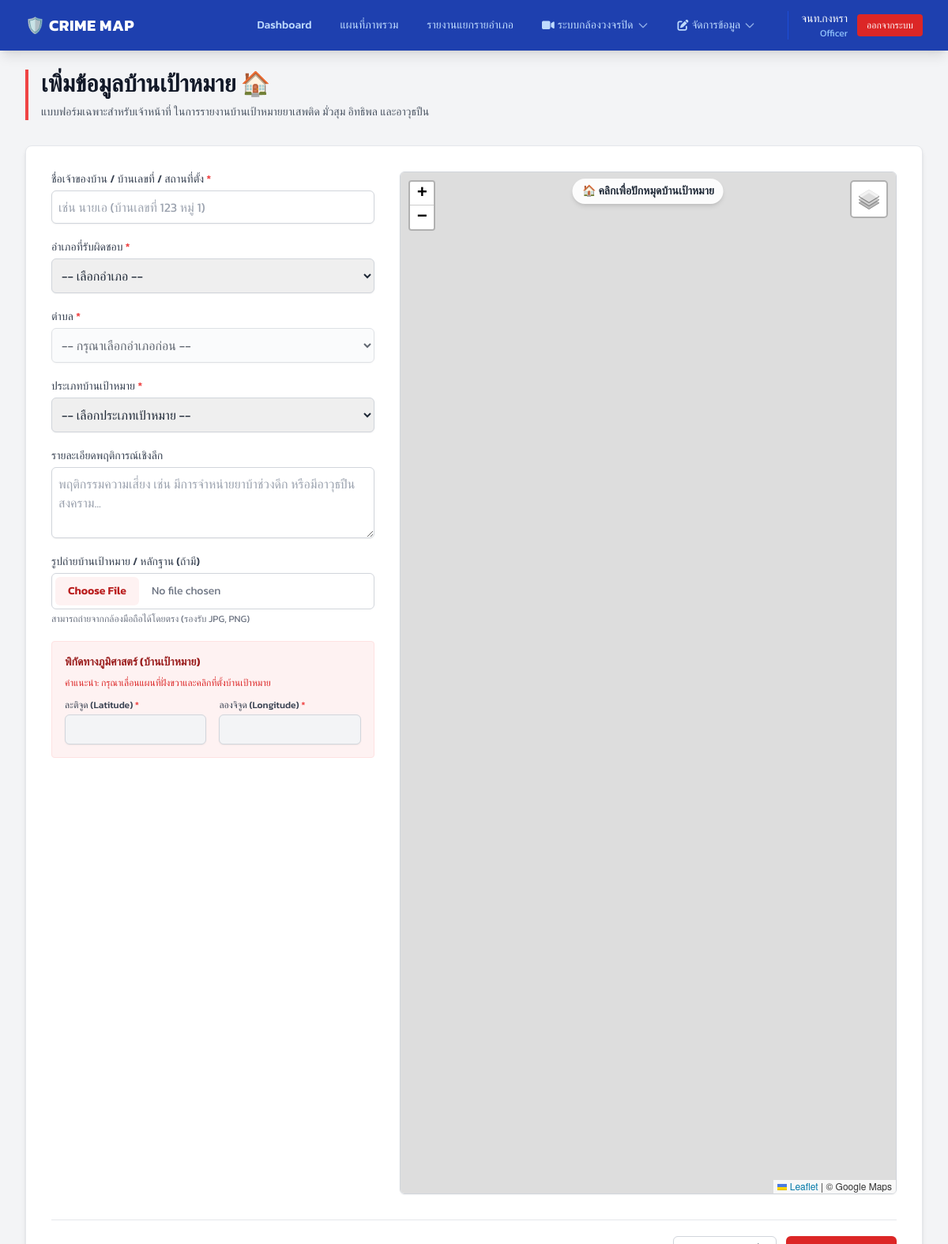
/add_target.php (signed in), run on the app's committed database.
### tables this page shows
CREATE TABLE `menus` (
  `id` int NOT NULL AUTO_INCREMENT,
  `menu_type` enum('frontend','backend') NOT NULL DEFAULT 'backend',
  `title` varchar(100) NOT NULL,
  `url` varchar(255) DEFAULT '#',
  `icon` varchar(100) DEFAULT NULL COMMENT 'FontAwesome class e.g. fas fa-home',
  `css_class` varchar(255) DEFAULT NULL COMMENT 'Custom CSS classes for buttons',
  `parent_id` int DEFAULT NULL,
  `order_num` int DEFAULT '0',
  `allowed_roles` TEXT DEFAULT NULL COMMENT 'JSON array of allowed role_ids, NULL means all',
  `is_active` tinyint(1) DEFAULT '1',
  PRIMARY KEY (`id`),
  KEY `parent_id` (`parent_id`),
  CONSTRAINT `menus_ibfk_1` FOREIGN KEY (`parent_id`) REFERENCES `menus` (`id`) ON DELETE CASCADE
);

### auth.php (called while the page is built, shortened)
<?php
$user_name = $_SESSION['user_name'];
$user_role_name = $_SESSION['role_name'];
?>

### add_target.php (the view, shortened to what this page needs)
<?php
require_once 'auth.php';
require_once 'db_config.php';
?>
<!DOCTYPE html>
<html lang="th">
<head>
    <script src="https://cdn.tailwindcss.com"></script>
    <link rel="stylesheet" href="https://unpkg.com/leaflet@1.9.4/dist/leaflet.css"/>
    <link rel="stylesheet" href="https://unpkg.com/leaflet-control-geocoder/dist/Control.Geocoder.css" />
</head>
<body class="bg-gray-100 text-gray-800">
    <?php include 'navbar.php'; ?>
    <div class="w-full mx-auto py-6 px-4 sm:px-6 lg:px-8">
        <div class="mb-8 border-l-4 border-red-500 pl-4">
            <h1 class="text-3xl font-bold text-gray-900">เพิ่มข้อมูลบ้านเป้าหมาย 🏠</h1>
            <p class="mt-2 text-sm text-gray-600">แบบฟอร์มเฉพาะสำหรับเจ้าหน้าที่ ในการรายงานบ้านเป้าหมายยาเสพติด มั่วสุม อิทธิพล และอาวุธปืน</p>
        </div>
        <form action="save_target.php" method="POST" enctype="multipart/form-data" id="locationForm" class="bg-white p-6 md:p-8 rounded-lg shadow-md border border-gray-200">
            <div class="grid grid-cols-1 lg:grid-cols-5 gap-8">
                <div class="space-y-5 lg:col-span-2">
                    <div>
                        <label for="house_name" class="block text-sm font-medium text-gray-700">ชื่อเจ้าของบ้าน / บ้านเลขที่ / สถานที่ตั้ง <span class="text-red-500">*</span></label>
                        <input type="text" id="house_name" name="house_name" required placeholder="เช่น นายเอ (บ้านเลขที่ 123 หมู่ 1)"
                            class="mt-1 block w-full rounded-md border-gray-300 shadow-sm p-2 border focus:border-blue-500 focus:ring focus:ring-blue-200">
                    </div>
                    <div>
                        <label for="district_id" class="block text-sm font-medium text-gray-700">อำเภอที่รับผิดชอบ <span class="text-red-500">*</span></label>
                        <select id="district_id" name="district_id" required
                            class="mt-1 block w-full rounded-md border-gray-300 shadow-sm p-2 border focus:border-blue-500 focus:ring focus:ring-blue-200">
                            <option value="">-- เลือกอำเภอ --</option>
                        </select>
                    </div>
                    <div>
                        <label for="subdistrict_id" class="block text-sm font-medium text-gray-700">ตำบล <span class="text-red-500">*</span></label>
                        <select id="subdistrict_id" name="subdistrict_id" required disabled
                            class="mt-1 block w-full rounded-md border-gray-300 shadow-sm p-2 border bg-gray-50 focus:border-blue-500 focus:ring focus:ring-blue-200">
                            <option value="">-- กรุณาเลือกอำเภอก่อน --</option>
                        </select>
                    </div>
                    <div>
                        <label for="target_type_id" class="block text-sm font-medium text-gray-700">ประเภทบ้านเป้าหมาย <span class="text-red-500">*</span></label>
                        <select id="target_type_id" name="target_type_id" required
                            class="mt-1 block w-full rounded-md border-gray-300 shadow-sm p-2 border focus:border-blue-500 focus:ring focus:ring-blue-200">
                            <option value="">-- เลือกประเภทเป้าหมาย --</option>
                        </select>
                    </div>
                    <div>
                        <label for="details" class="block text-sm font-medium text-gray-700">รายละเอียดพฤติการณ์เชิงลึก</label>
                        <textarea id="details" name="details" rows="3" placeholder="พฤติกรรมความเสี่ยง เช่น มีการจำหน่ายยาบ้าช่วงดึก หรือมีอาวุธปืนสงคราม..."
                            class="mt-1 block w-full rounded-md border-gray-300 shadow-sm p-2 border focus:border-blue-500 focus:ring focus:ring-blue-200"></textarea>
                    </div>
                    <div>
                        <label for="image_before" class="block text-sm font-medium text-gray-700">รูปถ่ายบ้านเป้าหมาย / หลักฐาน (ถ้ามี)</label>
                        <input type="file" id="image_before" name="image_before" accept="image/*" capture="environment"
                            class="mt-1 block w-full text-sm text-gray-500
                                file:mr-4 file:py-2 file:px-4
                                file:rounded-md file:border-0
                                file:text-sm file:font-semibold
                                file:bg-red-50 file:text-red-700
                                hover:file:bg-red-100 border border-gray-300 rounded-md p-1">
                        <p class="text-xs text-gray-500 mt-1">สามารถถ่ายจากกล้องมือถือได้โดยตรง (รองรับ JPG, PNG)</p>
                    </div>
                    <div class="p-4 bg-red-50 rounded border border-red-100">
                        <h4 class="text-sm font-semibold text-red-800 mb-2">พิกัดทางภูมิศาสตร์ (บ้านเป้าหมาย)</h4>
                        <p class="text-xs text-red-600 mb-3">คำแนะนำ: กรุณาเลื่อนแผนที่ฝั่งขวาและคลิกที่ตั้งบ้านเป้าหมาย</p>
                        <div class="grid grid-cols-2 gap-4">
                            <div>
                                <label for="latitude" class="block text-xs font-medium text-gray-700">ละติจูด (Latitude) <span class="text-red-500">*</span></label>
                                <input type="text" id="latitude" name="latitude" required readonly
                                    class="mt-1 block w-full rounded-md border-gray-300 bg-gray-100 shadow-sm p-2 border text-sm text-gray-600 cursor-not-allowed">
                            </div>
                            <div>
                                <label for="longitude" class="block text-xs font-medium text-gray-700">ลองจิจูด (Longitude) <span class="text-red-500">*</span></label>
                                <input type="text" id="longitude" name="longitude" required readonly
                                    class="mt-1 block w-full rounded-md border-gray-300 bg-gray-100 shadow-sm p-2 border text-sm text-gray-600 cursor-not-allowed">
                            </div>
                        </div>
                    </div>
                </div>
                <div class="h-[350px] md:h-[500px] lg:h-[calc(100vh-280px)] min-h-[350px] md:min-h-[500px] lg:col-span-3 relative rounded-md overflow-hidden border border-gray-300 shadow-sm">
                    <div class="absolute top-2 left-1/2 transform -translate-x-1/2 z-[400] bg-white/90 px-3 py-1.5 rounded-full shadow-md text-sm font-semibold text-gray-800 pointer-events-none">
                    </div>
                    <div id="map" class="w-full h-full z-10"></div>
                </div>
            </div>
            <div class="mt-8 pt-5 border-t border-gray-200 flex justify-end gap-3">
                <a href="map_dashboard.php" class="px-5 py-2 border border-gray-300 rounded-md shadow-sm text-sm font-medium text-gray-700 bg-white hover:bg-gray-50 transition-colors">
                </a>
                <button type="submit" class="px-5 py-2 border border-transparent rounded-md shadow-sm text-sm font-medium text-white bg-red-600 hover:bg-red-700 focus:outline-none focus:ring-2 focus:ring-offset-2 focus:ring-red-500 transition-colors">
                </button>
            </div>
        </form>
    </div>
</body>
</html>

### navbar.php (shortened to what this page needs)
<?php
$current_page = basename($_SERVER['PHP_SELF']);
if (isset($pdo)) {
    $stmt = $pdo->prepare("SELECT * FROM menus WHERE menu_type = 'backend' AND is_active = 1 ORDER BY order_num ASC");
    $stmt->execute();
    $all_menus = $stmt->fetchAll(PDO::FETCH_ASSOC);
    $allowed_menus = [];
    foreach ($all_menus as $menu) {
        if (!empty($menu['allowed_roles'])) {
            $menu_allowed_roles = json_decode($menu['allowed_roles'], true);
            $current_role = isset($user_role_id) ? $user_role_id : 0;
            if (!in_array($current_role, $menu_allowed_roles)) {
                continue;
            }
        }
        $allowed_menus[] = $menu;
    }
    $menu_tree = [];
    foreach ($allowed_menus as $menu) {
        if (empty($menu['parent_id'])) {
            $menu['children'] = [];
            $menu_tree[$menu['id']] = $menu;
        }
    }
    foreach ($allowed_menus as $menu) {
        if (!empty($menu['parent_id']) && isset($menu_tree[$menu['parent_id']])) {
            $menu_tree[$menu['parent_id']]['children'][] = $menu;
        }
    }
} else {
    $menu_tree = [];
}
?>
<link rel="stylesheet" href="https://cdnjs.cloudflare.com/ajax/libs/font-awesome/6.4.0/css/all.min.css">
<nav class="bg-blue-800 text-white shadow-lg shrink-0 z-50 relative">
    <div class="w-full px-4 sm:px-6 lg:px-8">
        <div class="flex items-center justify-between h-16">
            <div class="flex items-center gap-3">
                <span class="text-lg sm:text-xl font-bold tracking-wide truncate">🛡️ CRIME MAP</span>
            </div>
            <div class="hidden md:flex items-center gap-1 lg:gap-3">
                <?php foreach ($menu_tree as $menu): ?>
                    <?php if (empty($menu['children'])): ?>
                        <a href="<?= htmlspecialchars($menu['url']) ?>" class="flex items-center gap-1 whitespace-nowrap px-3 py-2 rounded-md text-sm font-medium <?= $current_page == $menu['url'] ? 'bg-blue-900 text-white shadow-inner' : 'text-blue-200 hover:text-white hover:bg-blue-700 transition' ?>">
                            <?= htmlspecialchars($menu['title']) ?>
                        </a>
                    <?php else: ?>
                        <div class="relative group">
                            <button class="flex items-center gap-1 whitespace-nowrap px-3 py-2 rounded-md text-sm font-medium text-blue-200 hover:text-white hover:bg-blue-700 transition">
                                <?php if($menu['icon']): ?><i class="<?= htmlspecialchars($menu['icon']) ?>"></i><?php endif; ?>
                                <?= htmlspecialchars($menu['title']) ?>
                                <svg class="w-4 h-4 opacity-70" fill="none" stroke="currentColor" viewBox="0 0 24 24"><path stroke-linecap="round" stroke-linejoin="round" stroke-width="2" d="M19 9l-7 7-7-7"></path></svg>
                            </button>
                        </div>
                    <?php endif; ?>
                <?php endforeach; ?>
                <div class="ml-2 pl-2 lg:ml-4 lg:pl-4 border-l border-blue-700 flex items-center gap-3">
                    <div class="text-sm text-right hidden lg:block">
                        <div class="text-white font-medium whitespace-nowrap"><?= htmlspecialchars($user_name ?? '') ?></div>
                        <div class="text-blue-300 text-xs whitespace-nowrap"><?= htmlspecialchars($user_role_name ?? '') ?></div>
                    </div>
                    <a href="logout.php" class="bg-red-600 hover:bg-red-700 text-white px-3 py-1.5 rounded text-xs font-medium transition whitespace-nowrap">ออกจากระบบ</a>
                </div>
            </div>
        </div>
    </div>
</nav>

### add_target.php (style rules this page uses)
body { font-family: 'Kanit', sans-serif; }

### data on the page
menus: title "Dashboard"
menus: title "แผนที่ภาพรวม"
menus: title "รายงานแยกรายอำเภอ"
menus: title "ระบบกล้องวงจรปิด"
menus: title "จัดการข้อมูล"

### other printed values
$user_name "จนท.กงหรา"
$user_role_name "Officer"
